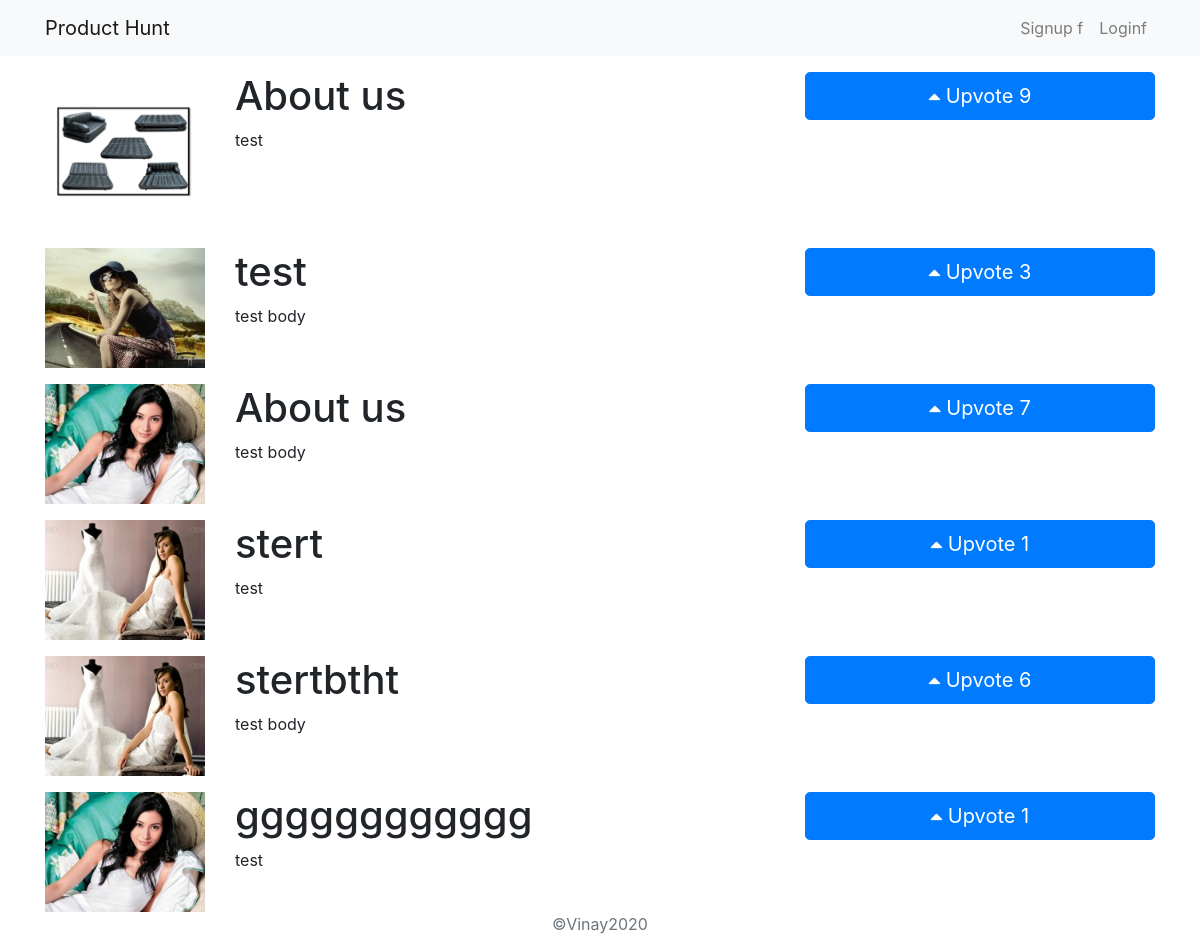
Before: / with the older database file.
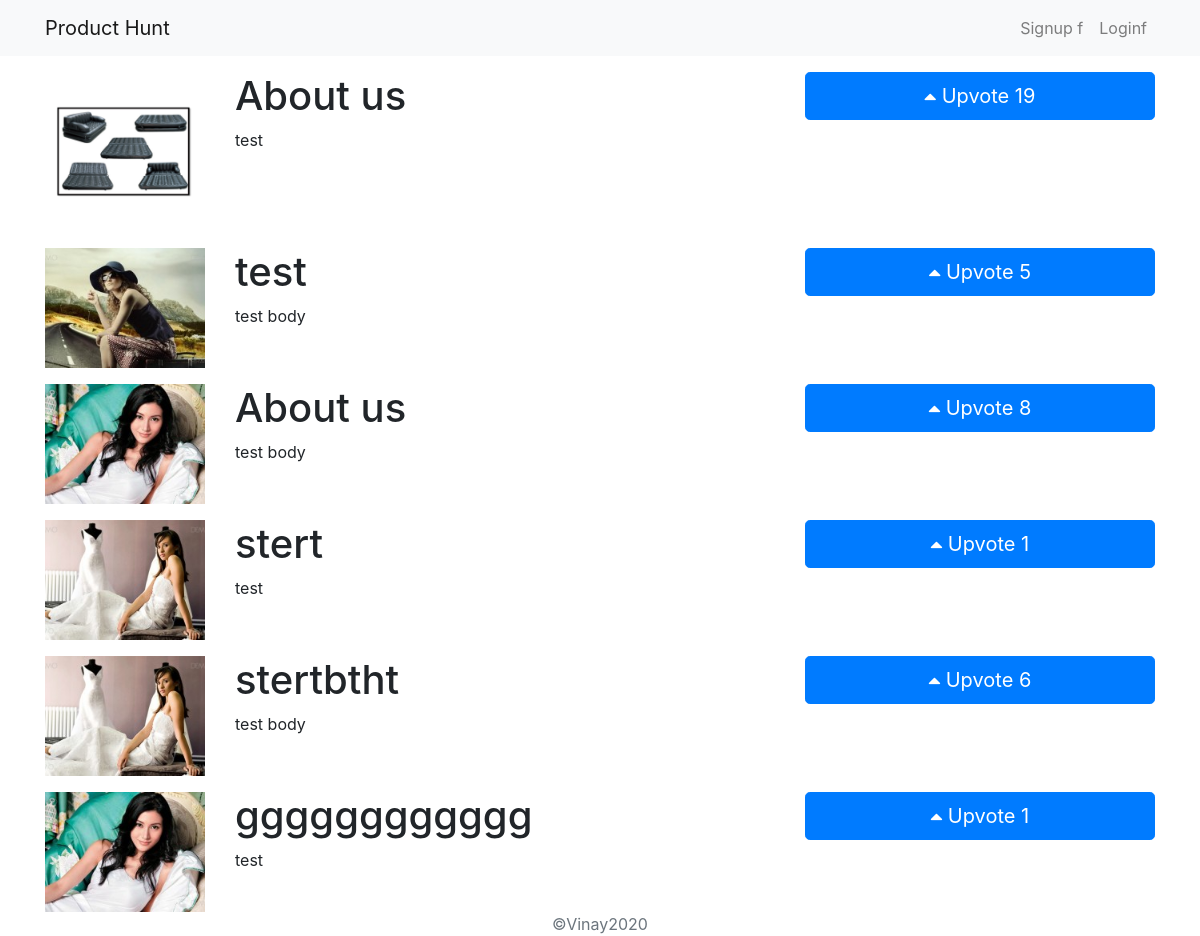
After: the same page with the newer database file.
### products/models.py (models this page shows, shortened)
class Product(models.Model):
    title=models.CharField(max_length=255)
    pub_date=models.DateTimeField()
    image=models.ImageField(upload_to='images/')
    icon=models.ImageField(upload_to='images/')
    votes=models.IntegerField(default=1)
    body=models.TextField()
    url=models.TextField()
    hunter=models.ForeignKey(User,on_delete=models.CASCADE)
    def summary(self):
        return self.body[:100]

### products/views.py (the view)
# urls.py: path('',products.views.home,name='home'),
def home(request):
    products =Product.objects
    return render(request,'products/home.html',{'products':products})

### products/templates/products/home.html (shortened to what this page needs)
{% extends 'base.html' %}
{% block content %}
{% for product in products.all %}
<div class="row pt-3">
<div class="col-2" onclick="window.location ='{% url 'details' product.id %}' " style="cursor: pointer;">
    <img src="{{ product.image.url }}" class="img-fluid"/>
</div>
<div class="col-6">
    <h1>{{product.title}}</h1>
    <p>{{ product.summary }}</p>
</div>
<div class="col-4">
    <a href="javascript:{document.getElementById('upvotes{{ product.id }}').submit()}"><button class="btn btn-primary btn-lg btn-block"><i class="fa fa-caret-up"></i>  Upvote {{ product.votes }} </button></a>
</div>
</div>
{% endfor %}
{% endblock %}

### projecthunt/templates/base.html (shortened to what this page needs)
<!doctype html>
<html lang="en">
  {% load staticfiles %}
  <head>
    <link rel="stylesheet" href="https://stackpath.bootstrapcdn.com/bootstrap/4.2.1/css/bootstrap.min.css">
    <link rel="stylesheet" href="https://cdnjs.cloudflare.com/ajax/libs/font-awesome/4.7.0/css/font-awesome.min.css">
  </head>
  <body>
    <header>
        <nav class="navbar navbar-expand-lg navbar-light bg-light">
   <div class="container">
            <a class="navbar-brand" href="{% url 'home' %}">Product Hunt</a>
            <div class="collapse navbar-collapse" id="navbarNavAltMarkup">
              <div class="navbar-nav ml-auto">
                  {% if user.is_authenticated %}
                  <a class="nav-item nav-link" href="{% url 'create' %}"><i class="fa fa-plus"></i></a>
                <a class="nav-item nav-link" href="javascript:{document.getElementById('logout').submit()}">Logout</a>
                <form action="{% url 'logout' %}" method="POST" id="logout">
                    {% csrf_token %}
                   <input type="hidden"/>
                </form>
                {% else %}
                <a class="nav-item nav-link" href="{% url 'signup' %}">Signup f</a>
                <a class="nav-item nav-link" href="{% url 'login' %}">Loginf</a>
                {% endif %}
              </div>
              </div>
            </div>
          </nav>
</header>
<div class="container">
{% block content %}
{% endblock %}
</div>
<footer class="text-muted">
  <div class="container text-center">
    ©Vinay{% now "Y" %}
  </div>
</footer>
    </body>
</html>

Changed rows visible on the page:
changed Product (number 1 of 6 on the later page): votes "9" → "19"
changed Product (number 2 of 6 on the later page): votes "3" → "5"
changed Product (number 3 of 6 on the later page): votes "7" → "8"
